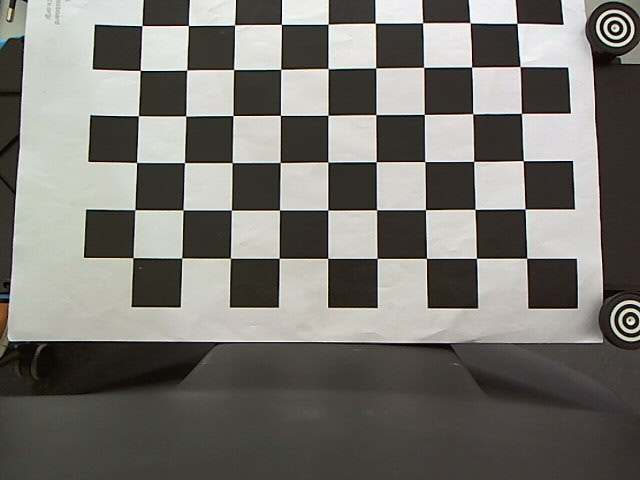
#> input picture solvepnp/images/my_photo-1.jpg, 640 x 480 px; its folder holds 5 pictures in this run
$ python camera.py
#> lines starting #> are read from the running program, lines starting #| are printed output that depends on the picture; after the words box and inside, x2 and y2 are one past the last pixel; in counts of white or black regions, pixels touching at a corner belong together
# importing required libraries
import numpy as np
import cv2 as cv
import glob


# find chessboard corners - object points and image points


# chessboard has 9 squares in the horizontal direction and 6 squares in the vertical direction
chessboardSize = (9,6)

# image resolution: width of 640 pixel and a height of 480 pixels
frameSize = (640,480)


# termination criteria
criteria = (cv.TERM_CRITERIA_EPS + cv.TERM_CRITERIA_MAX_ITER, 30, 0.001)


# 3d coordinates of the chessboard corners
objp = np.zeros((chessboardSize[0] * chessboardSize[1], 3), np.float32)

# reshape the coordinates
objp[:,:2] = np.mgrid[0:chessboardSize[0],0:chessboardSize[1]].T.reshape(-1,2)

# scaling object points, each size of chessboard square in millimeters
size_of_chessboard_squares_mm = 25
objp = objp * size_of_chessboard_squares_mm

# create empty lists
objpoints = [] # 3d point in real world space
imgpoints = [] # 2d points in image plane.

# retrieve a list of image file paths that match the filename pattern, store in images
images = glob.glob('/home/niryo/ali/bachelorarbeit/robot/images/*.jpg')

# Iterating over images
for image in images:

    # reading the image and converting to grayscale
    img = cv.imread(image)
#> img is the input picture: shape (480, 640, 3); mean B, G, R 111.1, 116.5, 118.4
    gray = cv.cvtColor(img, cv.COLOR_BGR2GRAY)

    # finding chessboard corners with opencv function
    ret, corners = cv.findChessboardCorners(gray, chessboardSize, None)
#> ret = True; corners = 54 rows, first 8: [526.7, 258.2], [476.5, 258.3], [426.5, 258.3], [377, 258.3], [327.7, 258.3], [279.1, 258.3], [230.4, 258.2], [181.7, 257.9]

    # If found, add object points, image points (after refining them)
    if ret == True:


        objpoints.append(objp)
        corners2 = cv.cornerSubPix(gray, corners, (11,11), (-1,-1), criteria)
#> corners2 = 54 rows, first 8: [526.7, 258.3], [476.4, 258.3], [426.5, 258.4], [377.1, 258.4], [327.7, 258.4], [279.1, 258.3], [230.4, 258.2], [181.7, 258]
        imgpoints.append(corners)

        # drawing and displaying the chessboard corners to the user
        cv.drawChessboardCorners(img, chessboardSize, corners2, ret)
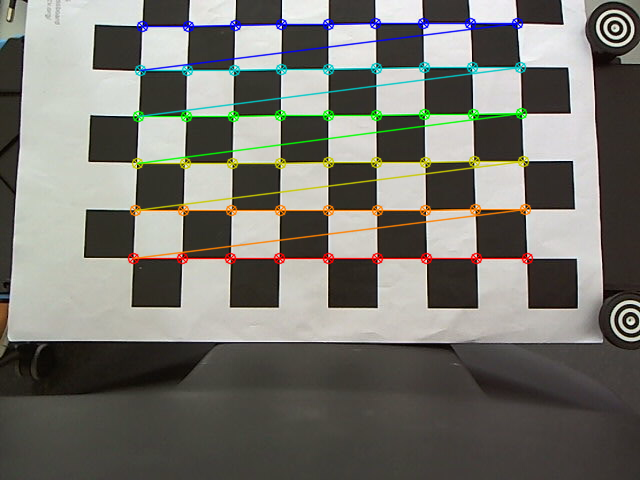
#> img: shape (480, 640, 3); 5.51% of pixels changed, all inside (x1, y1, x2, y2) = (127, 17, 534, 265)
        cv.imshow('img', img)
        print(img)
#> (printed output is left out)
        k = cv.waitKey(0) & 0xFF
#> (key Esc is pressed here)
        if k == ord('s'):
            cv.imwrite('pose'+image, img)
#> pass 2 of the loop `for image in images:`:
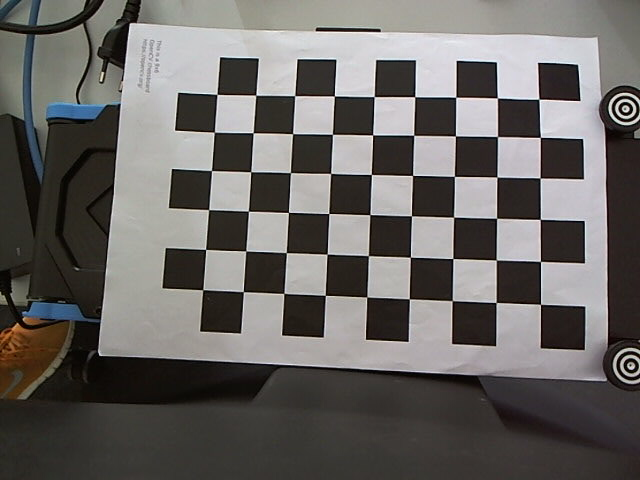
#> input picture solvepnp/images/my_photo-10.jpg, 640 x 480 px
#> img is the input picture: shape (480, 640, 3); mean B, G, R 99.3, 101.8, 104.7
#> corners = 54 rows, first 8: [540.5, 304.4], [496.2, 302.5], [452.3, 300.6], [409.2, 298.9], [366.8, 296.9], [325.3, 295.4], [283.8, 293.4], [243.3, 291.6]
#> corners2 = 54 rows, first 8: [540.5, 304.3], [496.1, 302.5], [452.3, 300.6], [409.3, 298.8], [366.7, 297], [325.3, 295.3], [283.8, 293.4], [243.3, 291.7]
#> `cv.drawChessboardCorners(img, chessboardSize, corners2, ret)`:
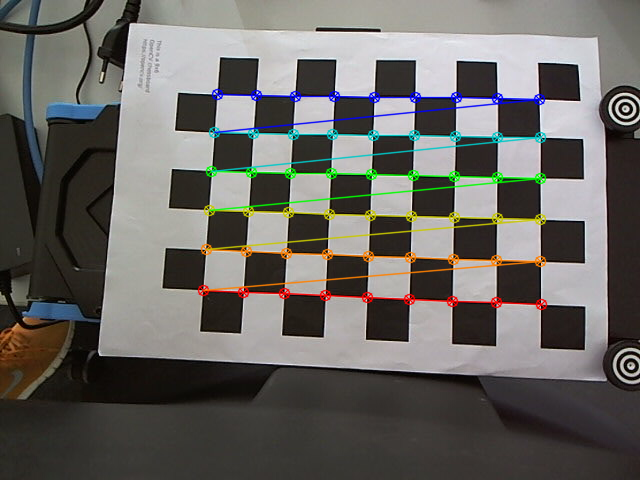
#> img: shape (480, 640, 3); 4.89% of pixels changed, all inside (x1, y1, x2, y2) = (197, 88, 548, 311)
#> (printed output is left out)
#> (key Enter is pressed here)
#> pass 3 of the loop `for image in images:`:
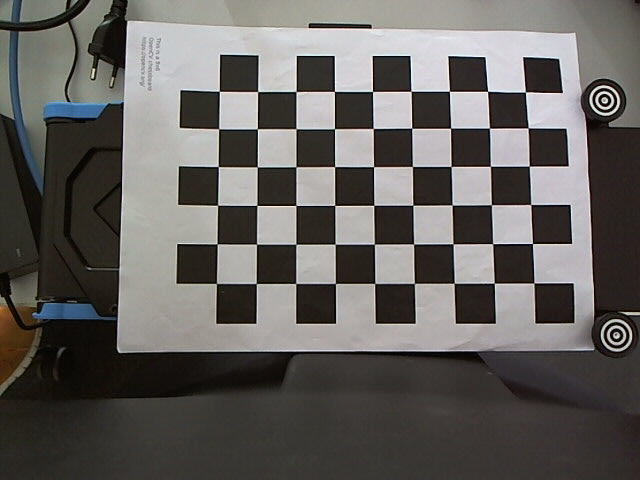
#> input picture solvepnp/images/my_photo-11.jpg, 640 x 480 px
#> img is the input picture: shape (480, 640, 3); mean B, G, R 94.2, 96.9, 99.6
#> corners = 54 rows, first 8: [533.9, 283], [494.2, 283.2], [454.2, 283.2], [414.4, 283.4], [374.8, 283.5], [335.4, 283.5], [295.7, 283.5], [256.2, 283.5]
#> corners2 = 54 rows, first 8: [533.9, 283], [494.3, 283.2], [454.2, 283.3], [414.4, 283.4], [374.7, 283.4], [335.4, 283.4], [295.7, 283.5], [256.3, 283.5]
#> `cv.drawChessboardCorners(img, chessboardSize, corners2, ret)`:
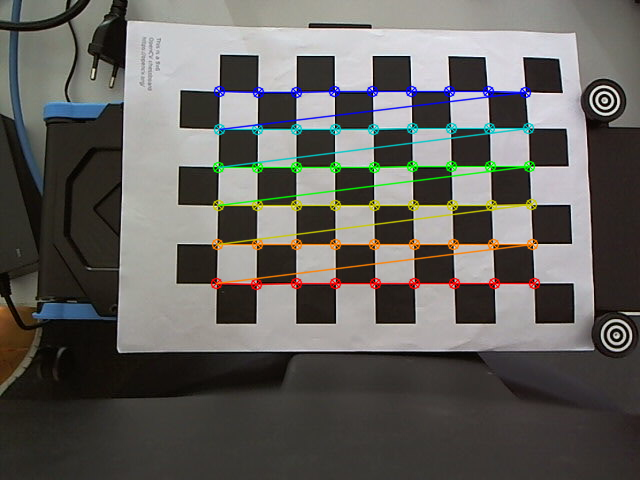
#> img: shape (480, 640, 3); 4.69% of pixels changed, all inside (x1, y1, x2, y2) = (210, 85, 541, 291)
#> (printed output is left out)
#> the loop made 5 passes; the first 3 are shown

# clean up, destroy all OpenCV windows
cv.destroyAllWindows()

# Camera Calibration
# perform the camera calibration and store the parameters in their variables
ret, cameraMatrix, dist, rvecs, tvecs = cv.calibrateCamera(objpoints, imgpoints, frameSize, None, None)


# print the results
print()
print("Cameria calibrated ", ret)
print("\nCamera Matrix:\n", cameraMatrix)
print("\nDistortion Parameters:\n", dist)
print("\nRotation Vectors:\n", rvecs)
print("\nTranslation Vectors:\n", tvecs)

# saving calibration parameters
calib_data_path = '/home/niryo/ali/bachelorarbeit/robot/results'
np.savez(
    f"{calib_data_path}/CameraParams",
    cameraMatrix=cameraMatrix,
    dist=dist,
    rvecs=rvecs,
    tvecs=tvecs,
)

# Undistortion of an image
img = cv.imread('/home/niryo/ali/bachelorarbeit/robot/images/my_photo-1.jpg')
h,  w = img.shape[:2]
#> h = 480; w = 640
newCameraMatrix, roi = cv.getOptimalNewCameraMatrix(cameraMatrix, dist, (w,h), 1, (w,h))


# Undistort using camera calibration parameters
dst = cv.undistort(img, cameraMatrix, dist, None, newCameraMatrix)
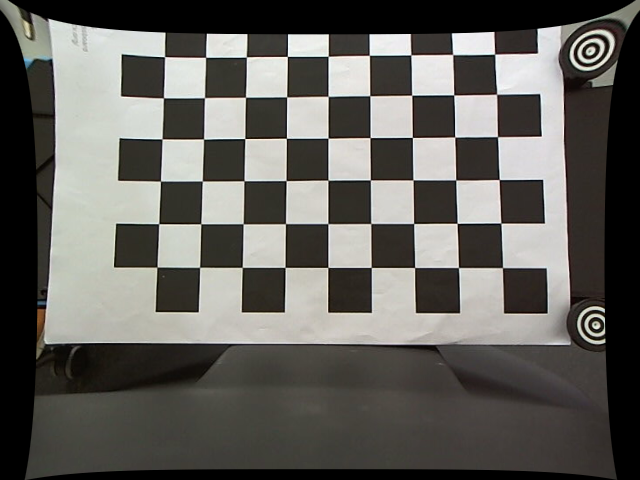
#> dst: shape (480, 640, 3); mean B, G, R 91.7, 96.3, 97.8

# crop the image
x, y, w, h = roi
dst = dst[y:y+h, x:x+w]
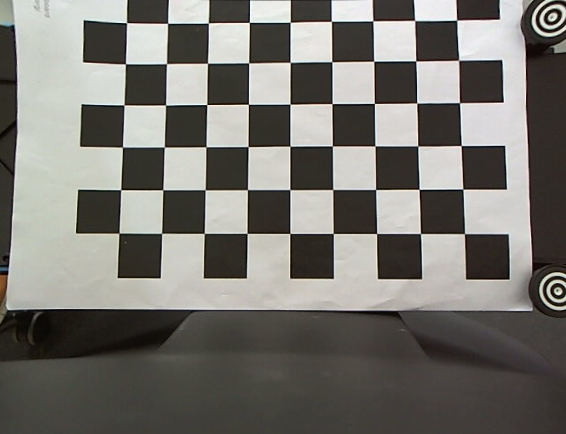
#> dst: shape (434, 566, 3); mean B, G, R 111.5, 116.9, 118.8
cv.imwrite('/home/niryo/ali/bachelorarbeit/robot/results/caliResult1.png', dst)

# Undistort with Remapping
mapx, mapy = cv.initUndistortRectifyMap(cameraMatrix, dist, None, newCameraMatrix, (w,h), 5)
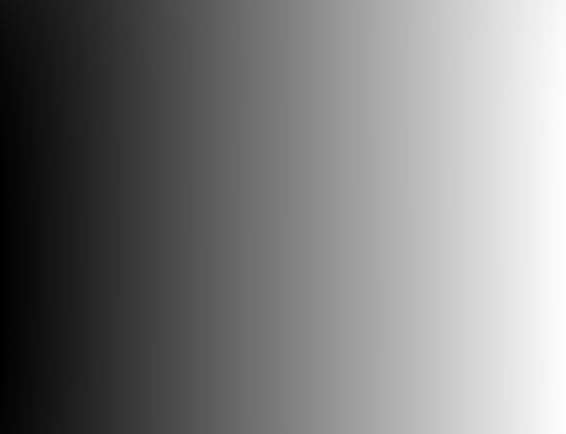
#> mapx: shape (434, 566) float32; min -36.92, max 597.5, mean 277.2; drawn with min black and max white
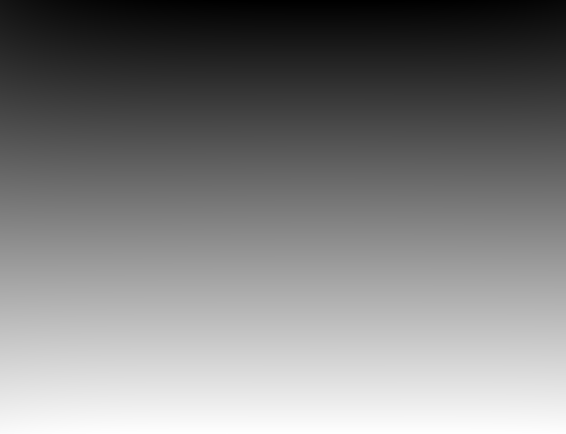
#> mapy: shape (434, 566) float32; min -36.9, max 440.3, mean 202.3; drawn with min black and max white
dst = cv.remap(img, mapx, mapy, cv.INTER_LINEAR)
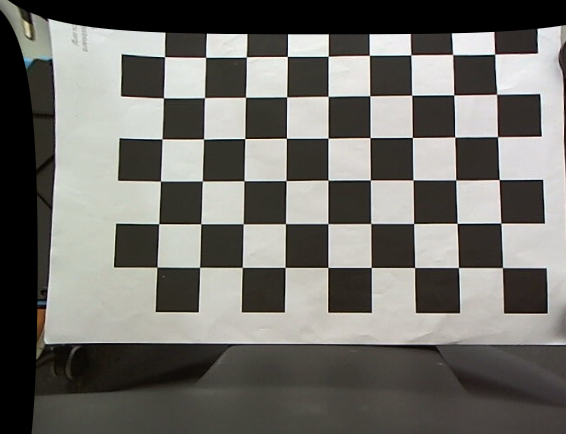
#> dst: shape (434, 566, 3); mean B, G, R 105.4, 110.2, 111.6

# crop the image
x, y, w, h = roi
dst = dst[y:y+h, x:x+w]
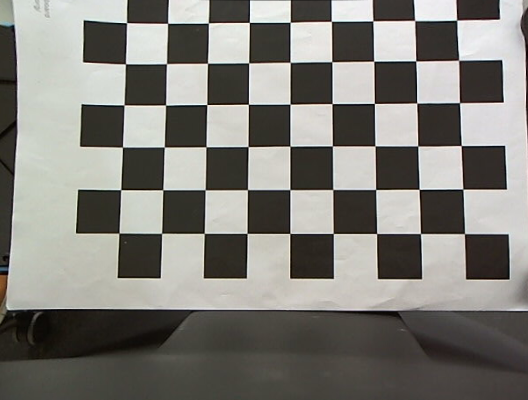
#> dst: shape (400, 528, 3); mean B, G, R 120.5, 126, 127.5
cv.imwrite('/home/niryo/ali/bachelorarbeit/robot/results/caliResult3.png', dst)


# calculate the mean error, divided by the number of calibration
# images to obtain the average error
mean_error = 0
for i in range(len(objpoints)):
    imgpoints2, _ = cv.projectPoints(objpoints[i], rvecs[i], tvecs[i], cameraMatrix, dist)
    error = cv.norm(imgpoints[i], imgpoints2, cv.NORM_L2)/len(imgpoints2)
    mean_error += error

print( "total error: {}".format(mean_error/len(objpoints)) )
